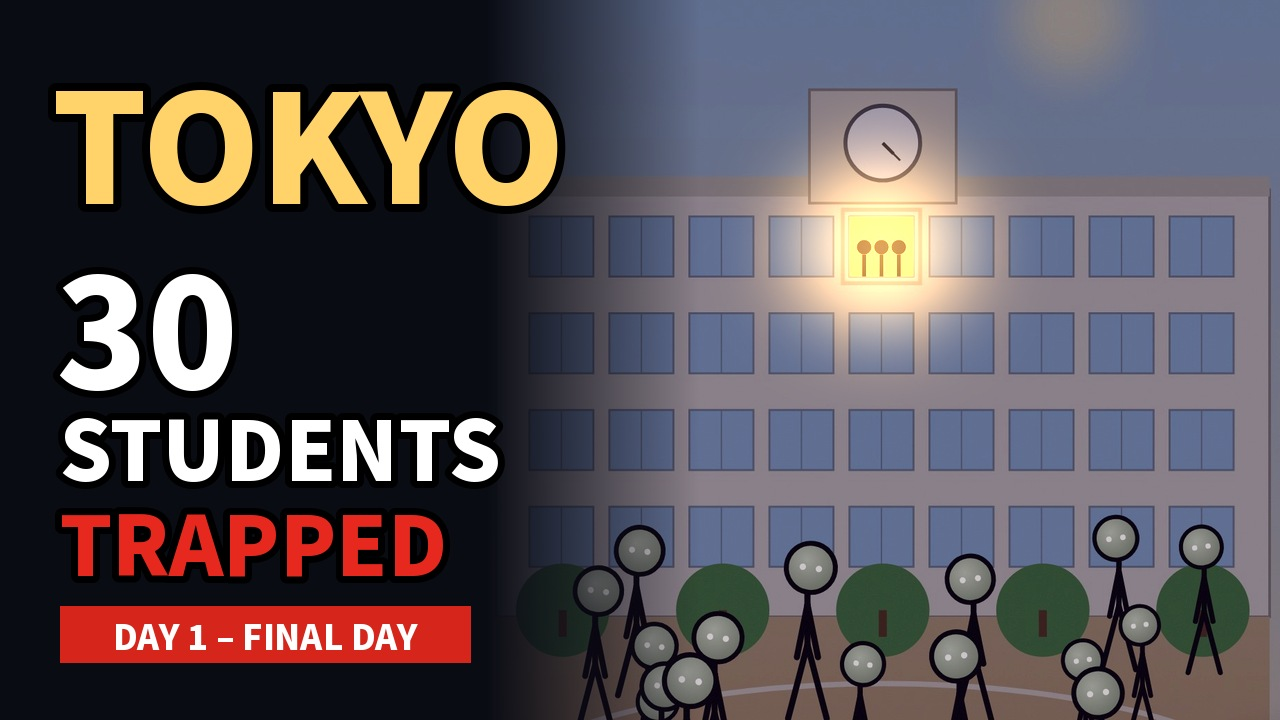
#> input picture templates/zerohour_thumbnail/example_tokyo.jpg, 1280 x 720 px
$ python navy_bg.py ../../../templates/zerohour_thumbnail/example_tokyo.jpg ../../../templates/zerohour_thumbnail/example_tokyo.jpg
#> lines starting #> are read from the running program, lines starting #| are printed output that depends on the picture; after the words box and inside, x2 and y2 are one past the last pixel; in counts of white or black regions, pixels touching at a corner belong together
# Unify the background of a 3D render to one clean navy (#0D2349): find the dark blue background
# (soft mask) and shift its smooth colour field to the target navy, keeping every local detail. Objects and warm lights are left untouched.
# usage: python3 navy_bg.py in.jpg out.png   |   python3 navy_bg.py in.mp4 out.mp4
import sys
import numpy as np
from PIL import Image
from scipy import ndimage

T = np.array([13, 35, 73], float)  # #0D2349
TL = T @ [.299, .587, .114]

def ss(e0, e1, x):
    t = np.clip((x - e0) / (e1 - e0), 0, 1)
    return t * t * (3 - 2 * t)

def field(a, k=1.0):
    """mask m and offset D for one RGB frame (float array); k scales the blur sizes (1.0 = 1376 px wide)."""
#> called with k = 0.93
    G = lambda x, sg: ndimage.gaussian_filter(x, sg * k)
    r, g, b = a[..., 0], a[..., 1], a[..., 2]
    L = a @ [.299, .587, .114]
    blue = ss(14, 28, b - r) * ss(-6, 4, b - g)   # real navy only; the navy-black hair (b-r ~15) is kept
    dark = 1 - ss(70, 110, L)
    black = 1 - ss(10, 24, a.max(2))           # crushed vignette corners
    m0 = ndimage.grey_opening(np.maximum(blue * dark, black), size=(5, 5))
    m = G(m0, 4)
    # objects = regions closed by hard edges (filled); everything dim outside them is backdrop, including
    # warm light pools and lamp halos, which then sit on the new navy as added light instead of patches.
    gy, gx = np.gradient(G(L, 1.0))
    edge = ndimage.binary_dilation(np.hypot(gx, gy) > 5 / k, iterations=2)
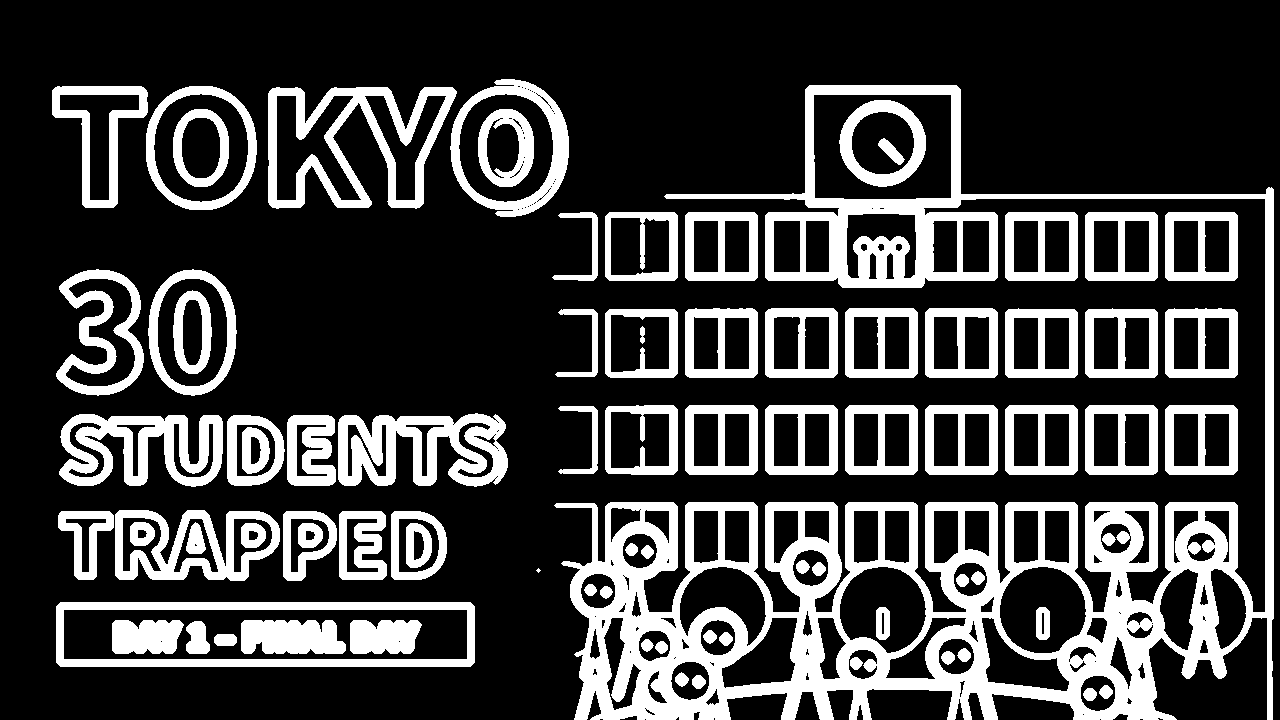
#> edge: shape (720, 1280) bool; 25.2% white; 81 white regions (1 under 20 px), largest, box (x1, y1, x2, y2) and area: (554, 85, 1274, 720) 88681, (268, 87, 457, 209) 8202, (338, 413, 508, 487) 7836
    e2 = edge.copy(); e2[-1] = True                  # close figures cut off by the bottom frame edge
#> after `e2[-1] = True`: e2: shape (720, 1280) bool; 25.3% white; 81 white regions (1 under 20 px), largest, box (x1, y1, x2, y2) and area: (0, 85, 1280, 720) 89673, (268, 87, 457, 209) 8202, (338, 413, 508, 487) 7836
    obj = ndimage.binary_fill_holes(e2); obj[-1] = edge[-1]
#> after `obj = ndimage.binary_fill_holes(e2)`: obj: shape (720, 1280) bool; 45.9% white; 42 white regions (1 under 20 px), largest, box (x1, y1, x2, y2) and area: (0, 85, 1280, 720) 180888, (56, 602, 475, 667) 27195, (268, 87, 457, 209) 15277
#> after `obj[-1] = edge[-1]`:
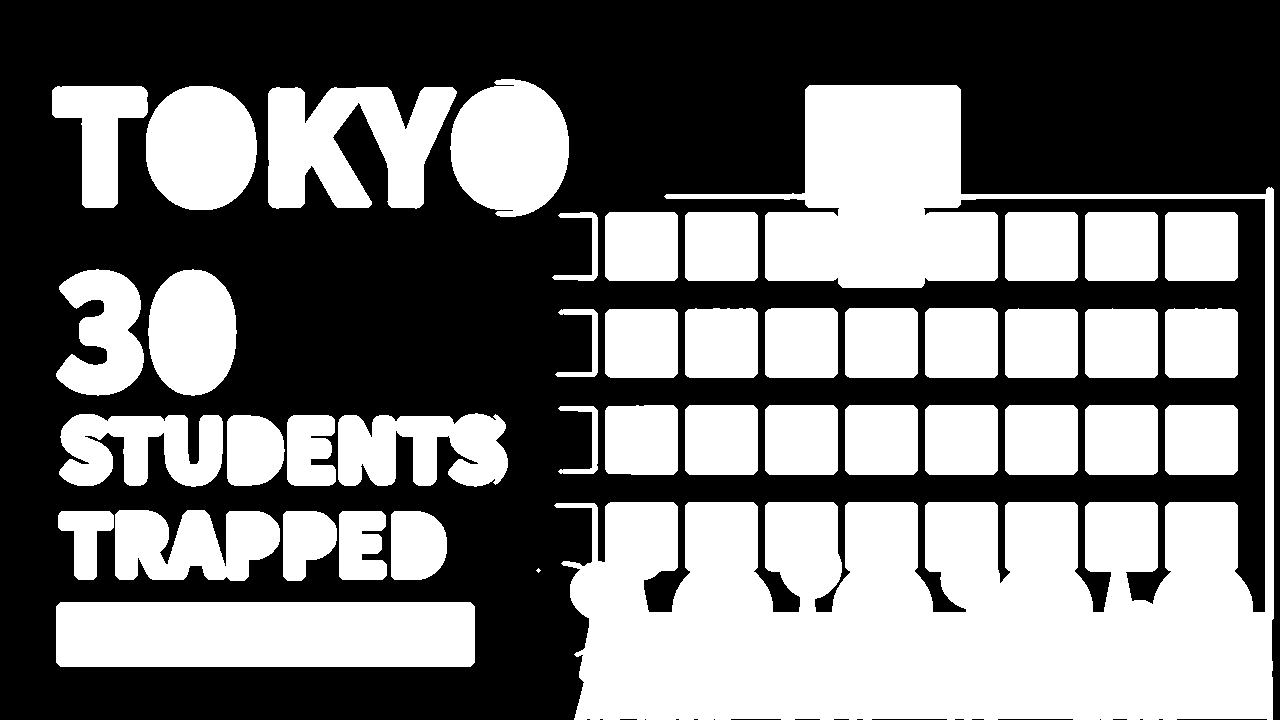
#> obj: shape (720, 1280) bool; 45.8% white; 42 white regions (1 under 20 px), largest, box (x1, y1, x2, y2) and area: (554, 85, 1274, 720) 179896, (56, 602, 475, 667) 27195, (268, 87, 457, 209) 15277
    obj = ndimage.binary_opening(obj, iterations=2) | edge
    free = 1 - G(obj.astype(float), 2)
    m = np.maximum(m, np.clip(free * 1.4 - .2, 0, 1) * (1 - ss(70, 150, L)))
    # smooth colour field of the backdrop (vignette, gradients); a smooth offset moves it to the target
    # navy, so the original fine detail (contact shadows, edges, texture) stays as it is.
    w = G(m0, 60) + 1e-4
    C = np.stack([G(a[..., i] * m0, 60) / w for i in range(3)], -1)
    # only pixels that look like the backdrop around them move fully; dim figures in dark rooms
    # (skin, hair, clothes) differ from it and keep their colour; light pools fade out gradually.
    d = np.linalg.norm(a - C, axis=-1)
    m = m * (1 - ss(28, 70, d))
    return m, T[None, None] - C

def run(src, dst):
    a = np.asarray(Image.open(src).convert("RGB")).astype(float)
    m, D = field(a, a.shape[1] / 1376)
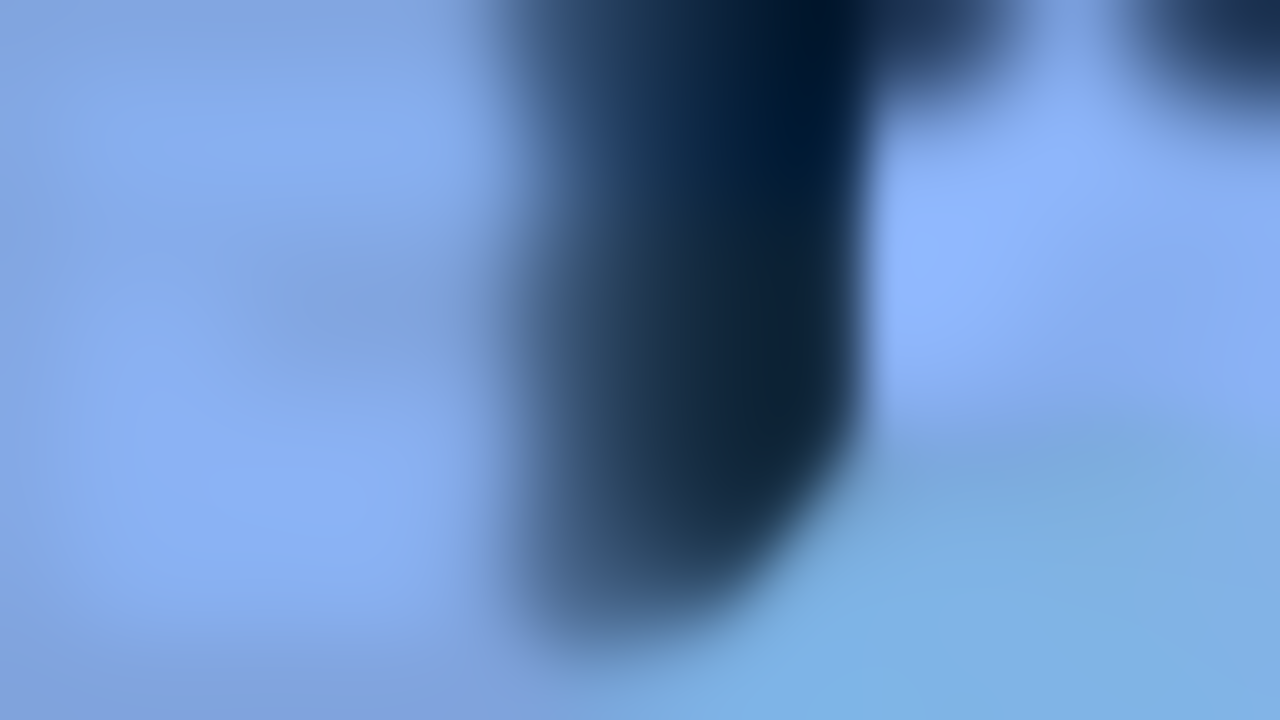
#> D: shape (720, 1280, 3) float64; mean R, G, B -7.5, 12.7, 41.1; drawn with min black and max white
    out = a + m[..., None] * D
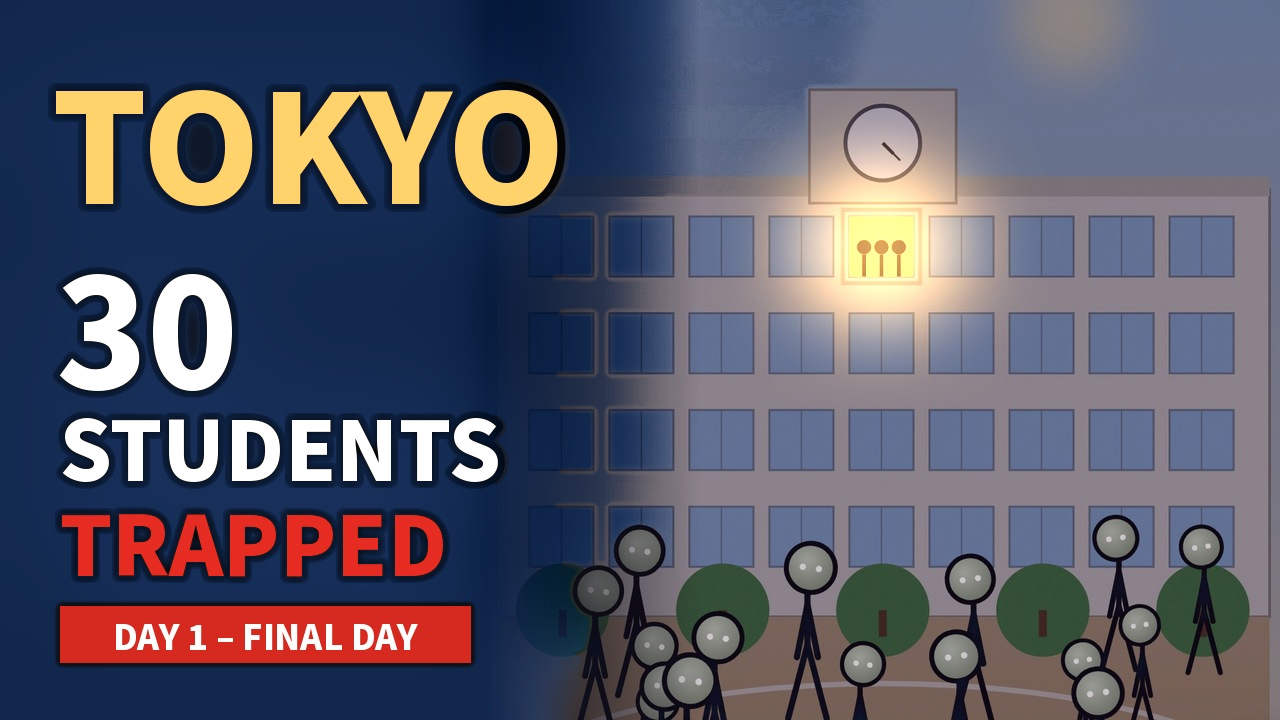
#> out: shape (720, 1280, 3) float64; mean R, G, B 86.5, 86.8, 102.8; drawn with min black and max white
    Image.fromarray(np.clip(out, 0, 255).astype(np.uint8)).save(dst)

def run_video(src, dst):
    """same per frame, computed at 960 px and upsampled; the offset field is smoothed over time."""
    import subprocess
    W, H = map(int, subprocess.check_output(["ffprobe", "-v", "error", "-select_streams", "v", "-show_entries",
        "stream=width,height", "-of", "csv=p=0", src]).decode().strip().split(","))
    rd = subprocess.Popen(["ffmpeg", "-v", "error", "-i", src, "-f", "rawvideo", "-pix_fmt", "rgb24", "-"], stdout=subprocess.PIPE)
    wr = subprocess.Popen(["ffmpeg", "-v", "error", "-y", "-f", "rawvideo", "-pix_fmt", "rgb24", "-s", f"{W}x{H}", "-r", "30",
        "-i", "-", "-c:v", "libx264", "-crf", "12", "-preset", "slow", "-pix_fmt", "yuv420p", dst], stdin=subprocess.PIPE)
    sw, sh = 960, round(960 * H / W)
    Dp = None; mp = None
    while True:
        buf = rd.stdout.read(W * H * 3)
        if len(buf) < W * H * 3: break
        a = np.frombuffer(buf, np.uint8).reshape(H, W, 3).astype(float)
        sm = np.asarray(Image.fromarray(a.astype(np.uint8)).resize((sw, sh), Image.BILINEAR)).astype(float)
        m, D = field(sm, sw / 1376)
        Dp = D if Dp is None else Dp * .7 + D * .3
        mp = m if mp is None else mp * .5 + m * .5
        up = lambda x: ndimage.zoom(x, (H / sh, W / sw) + ((1,) if x.ndim == 3 else ()), order=1)
        out = a + up(mp)[..., None] * up(Dp)
        wr.stdin.write(np.clip(out, 0, 255).astype(np.uint8).tobytes())
    wr.stdin.close(); wr.wait(); rd.wait()

if __name__ == "__main__":
    (run_video if sys.argv[1].endswith(".mp4") else run)(sys.argv[1], sys.argv[2])
